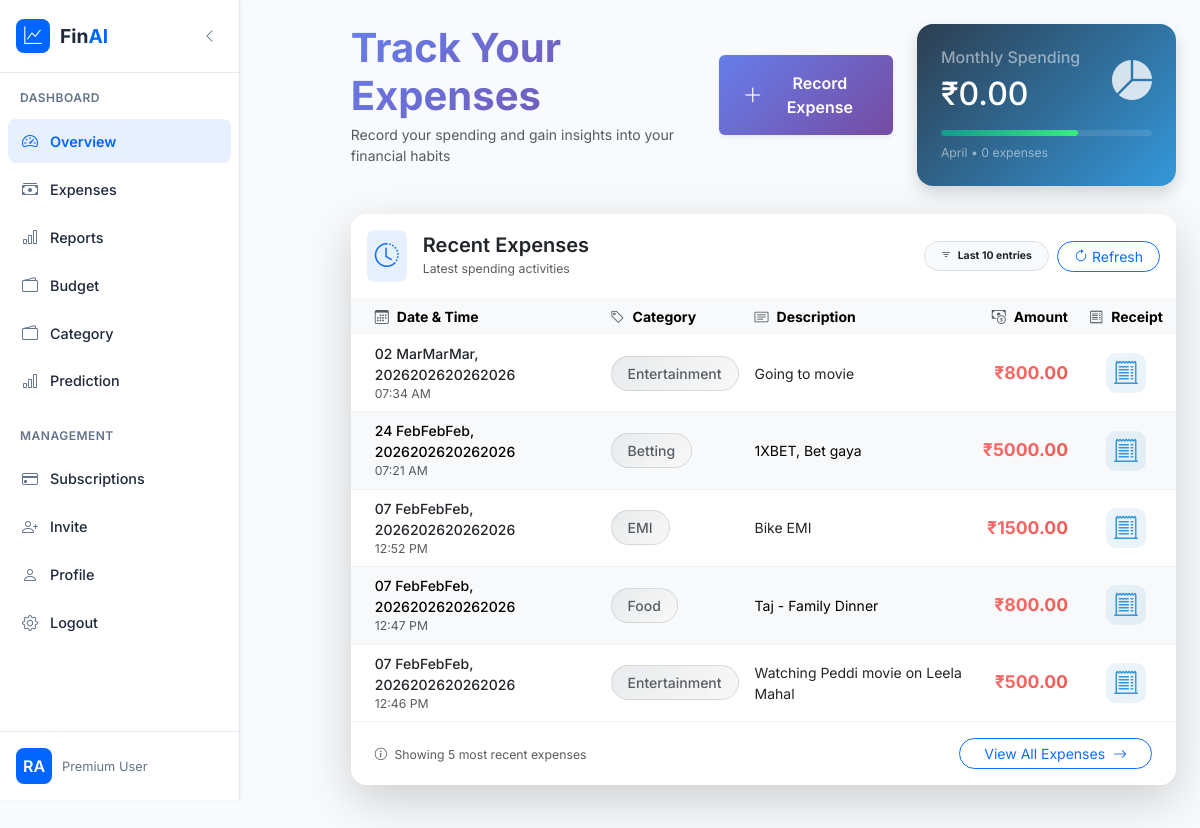
Screenshot of /add_expenses/ (signed in) with the database file from the repository.
### app/models.py (models this page shows)
class Addexpenses(models.Model):
    user = models.ForeignKey(User, on_delete=models.CASCADE, blank=True, null=True)
    category_name = models.CharField(max_length=50, null=True)
    time_stamp = models.DateTimeField(auto_now_add=True)
    spending_amount = models.FloatField(null=True)
    Buyed_Items = models.TextField(null=True)
    bill = models.FileField(upload_to=os.path.join('static', 'Bills'))
    class Meta:
        db_table = 'add_expenses'

### app/views.py (the view, shortened to what this page needs)
# urls.py: path('add_expenses/', add_expenses, name='add_expenses'),
def add_expenses(request):
    current_month = datetime.now().month
    total_spending = Addexpenses.objects.filter(time_stamp__month=current_month).aggregate(Sum('spending_amount'))
    total_amount = total_spending['spending_amount__sum'] or 0
    user_categories = Finanace_Category.objects.filter(user=request.user)
    recent_expenses = Addexpenses.objects.filter(user=request.user).order_by('-time_stamp')
    return render(request, 'add_expenses.html', {'user_categories':user_categories, 'recent_expenses':recent_expenses, 'total_amount':total_amount})

### templates/add_expenses.html (shortened to what this page needs)
{% extends 'dashboard.html' %}
{% load static %}
{% block main %}
<button class="sidebar-toggle d-none d-lg-block" id="sidebarToggle" title="Collapse sidebar">
</button>
<div style="margin-left: 300px;">
<div class="dashboard-content">
    <div class="row mb-4">
        <div class="col-lg-8">
            <div class="d-flex flex-column flex-md-row justify-content-between align-items-start align-items-md-center mb-4 gap-3">
                <div>
                    <h1 class="mb-1 fw-bold gradient-text">Track Your Expenses</h1>
                    <p class="text-muted mb-0">Record your spending and gain insights into your financial habits</p>
                </div>
                <button class="btn btn-gradient-primary d-flex align-items-center px-4 py-3 shadow-sm"
                        data-bs-toggle="modal" data-bs-target="#addExpenseModal">
                    <i class="bi bi-plus-lg me-2 fs-5"></i>
                    <span class="fw-semibold">Record Expense</span>
                </button>
            </div>
        </div>
        <div class="col-lg-4">
            <div class="stats-card bg-gradient-dark text-white p-4 rounded-4 shadow">
                <div class="d-flex justify-content-between align-items-center">
                    <div>
                        <h6 class="text-white-50 mb-2">Monthly Spending</h6>
                        <h2 class="mb-0">₹{{ total_amount|default:"0.00" }}</h2>
                    </div>
                    <div class="stats-icon">
                        <i class="bi bi-pie-chart-fill fs-1"></i>
                    </div>
                </div>
                <div class="progress mt-3" style="height: 6px; background: rgba(255,255,255,0.1);">
                    <div class="progress-bar bg-white" style="width: 65%"></div>
                </div>
                <small class="d-block mt-2 text-white-50">{% now "F" %} • {{ expense_count|default:"0" }} expenses</small>
            </div>
        </div>
    </div>
    <div class="card border-0 shadow-lg rounded-4 overflow-hidden mb-5">
        <div class="card-header bg-white d-flex justify-content-between align-items-center py-3 border-bottom-0">
            <div class="d-flex align-items-center">
                <div class="icon-wrapper bg-primary bg-opacity-10 text-primary rounded-3 p-2 me-3">
                    <i class="bi bi-clock-history fs-4"></i>
                </div>
                <div>
                    <h5 class="mb-0 fw-semibold">Recent Expenses</h5>
                    <small class="text-muted">Latest spending activities</small>
                </div>
            </div>
            <div class="d-flex align-items-center gap-2">
                <span class="badge bg-light text-dark border px-3 py-2 rounded-pill">
                    <i class="bi bi-filter me-1"></i>
                    Last 10 entries
                </span>
                {% if recent_expenses %}
                <a href="#" class="btn btn-sm btn-outline-primary rounded-pill px-3">
                    <i class="bi bi-arrow-clockwise me-1"></i>Refresh
                </a>
                {% endif %}
            </div>
        </div>
        <div class="card-body p-0">
            {% if recent_expenses %}
            <div class="table-responsive">
                <table class="table table-hover mb-0 align-middle">
                    <thead class="table-light">
                        <tr>
                            <th class="ps-4 border-0">
                                <span class="d-flex align-items-center">
                                    <i class="bi bi-calendar3 me-2 text-muted"></i>
                                    Date & Time
                                </span>
                            </th>
                            <th class="border-0">
                                <span class="d-flex align-items-center">
                                    <i class="bi bi-tag me-2 text-muted"></i>
                                    Category
                                </span>
                            </th>
                            <th class="border-0">
                                <span class="d-flex align-items-center">
                                    <i class="bi bi-card-text me-2 text-muted"></i>
                                    Description
                                </span>
                            </th>
                            <th class="text-end border-0">
                                <span class="d-flex align-items-center justify-content-end">
                                    <i class="bi bi-cash-coin me-2 text-muted"></i>
                                    Amount
                                </span>
                            </th>
                            <th class="text-center border-0" style="width: 100px;">
                                <span class="d-flex align-items-center justify-content-center">
                                    <i class="bi bi-receipt me-2 text-muted"></i>
                                    Receipt
                                </span>
                            </th>
                        </tr>
                    </thead>
                    <tbody>
                        {% for exp in recent_expenses %}
                        <tr class="expense-row {% cycle '' 'table-light' %}">
                            <td class="ps-4">
                                <div class="d-flex flex-column">
                                    <span class="fw-medium">{{ exp.time_stamp|date:"d MMM, YYYY" }}</span>
                                    <small class="text-muted">{{ exp.time_stamp|time:"h:i A" }}</small>
                                </div>
                            </td>
                            <td>
                                <span class="category-badge"
                                      style="--category-color: {{ exp.category.color|default:'#6c757d' }}">
                                    {{ exp.category_name|default:"Uncategorized" }}
                                </span>
                            </td>
                            <td>
                                <div class="expense-description">
                                    {% if exp.Buyed_Items %}
                                        {{ exp.Buyed_Items|truncatewords:15 }}
                                    {% else %}
                                        <span class="text-muted fst-italic">No description</span>
                                    {% endif %}
                                </div>
                            </td>
                            <td class="text-end">
                                <div class="expense-amount">
                                    <span class="amount-figure">₹{{ exp.spending_amount|floatformat:2 }}</span>
                                </div>
                            </td>
                            <td class="text-center">
                                {% if exp.bill %}
                                    <a href="{{ exp.bill.url }}" target="_blank"
                                       class="receipt-btn"
                                       title="View receipt"
                                       data-bs-toggle="tooltip">
                                        <i class="bi bi-receipt-cutoff fs-4"></i>
                                    </a>
                                {% else %}
                                    <span class="no-receipt text-muted" data-bs-toggle="tooltip" title="No receipt uploaded">
                                        <i class="bi bi-dash-circle fs-4"></i>
                                    </span>
                                {% endif %}
                            </td>
                        </tr>
                        {% endfor %}
                    </tbody>
                </table>
            </div>
            {% endif %}
        </div>
        {% if recent_expenses %}
        <div class="card-footer bg-white border-top-0 py-3 px-4">
            <div class="d-flex justify-content-between align-items-center">
                <div>
                    <small class="text-muted">
                        <i class="bi bi-info-circle me-1"></i>
                        Showing {{ recent_expenses|length }} most recent expenses
                    </small>
                </div>
                <div>
                    <a href="#" class="btn btn-sm btn-outline-primary rounded-pill px-4">
                        View All Expenses
                        <i class="bi bi-arrow-right ms-1"></i>
                    </a>
                </div>
            </div>
        </div>
        {% endif %}
    </div>
</div>
</div>
{% endblock %}

### templates/dashboard.html (shortened to what this page needs)
<!DOCTYPE html>
<html lang="en">
<head>
    <link href="https://cdn.jsdelivr.net/npm/bootstrap@5.3.0-alpha1/dist/css/bootstrap.min.css" rel="stylesheet">
    <link rel="stylesheet" href="https://cdn.jsdelivr.net/npm/bootstrap-icons@1.10.0/font/bootstrap-icons.css">
</head>
<body>
    {% block nav %}
    <aside class="sidebar">
        <div class="sidebar-header">
            <a href="#" class="brand">
                <div class="brand-icon">
                    <i class="bi bi-graph-up"></i>
                </div>
                <div class="brand-text">
                    Fin<span>AI</span>
                </div>
            </a>
            <button class="sidebar-toggle d-none d-lg-block" id="sidebarToggle" title="Collapse sidebar">
                <i class="bi bi-chevron-left"></i>
            </button>
        </div>
        <nav class="sidebar-nav">
            <div class="nav-section">
                <div class="nav-label">Dashboard</div>
                <div class="nav-item">
                    <a href="{% url 'dashboard' %}" class="nav-link active" data-page="dashboard">
                        <div class="nav-icon">
                            <i class="bi bi-speedometer2"></i>
                        </div>
                        <span class="nav-text">Overview</span>
                    </a>
                </div>
                <div class="nav-item">
                    <a href="{% url 'add_expenses' %}" class="nav-link" data-page="expenses">
                        <div class="nav-icon">
                            <i class="bi bi-cash-stack"></i>
                        </div>
                        <span class="nav-text">Expenses</span>
                    </a>
                </div>
                <div class="nav-item">
                    <a href="{% url 'expenses_report' %}" class="nav-link" data-page="reports">
                        <div class="nav-icon">
                            <i class="bi bi-bar-chart"></i>
                        </div>
                        <span class="nav-text">Reports</span>
                    </a>
                </div>
                <div class="nav-item">
                    <a href="{% url 'budget_goals' %}" class="nav-link" data-page="budget">
                        <div class="nav-icon">
                            <i class="bi bi-wallet2"></i>
                        </div>
                        <span class="nav-text">Budget</span>
                    </a>
                </div>
                <div class="nav-item">
                    <a href="/add_category" class="nav-link" data-page="budget">
                        <div class="nav-icon">
                            <i class="bi bi-wallet2"></i>
                        </div>
                        <span class="nav-text">Category</span>
                    </a>
                </div>
                <div class="nav-item">
                    <a href="{% url 'expense_predictor_home' %}" class="nav-link" data-page="reports">
                        <div class="nav-icon">
                            <i class="bi bi-bar-chart"></i>
                        </div>
                        <span class="nav-text">Prediction</span>
                    </a>
                </div>
            </div>
            <div class="nav-section">
                <div class="nav-label">Management</div>
                <div class="nav-item">
                    <a href="{% url 'subscription_list' %}" class="nav-link" data-page="subscriptions">
                        <div class="nav-icon">
                            <i class="bi bi-credit-card"></i>
                        </div>
                        <span class="nav-text">Subscriptions</span>
                    </a>
                </div>
                <div class="nav-item">
                    <a href="{% url 'add_family_member' %}" class="nav-link" data-page="subscriptions">
                        <div class="nav-icon">
                            <i class="bi bi-person-plus"></i>
                        </div>
                        <span class="nav-text">Invite</span>
                    </a>
                </div>
                <div class="nav-item">
                    <a href="{% url 'profile_view' %}" class="nav-link" data-page="profile">
                        <div class="nav-icon">
                            <i class="bi bi-person"></i>
                        </div>
                        <span class="nav-text">Profile</span>
                    </a>
                </div>
                <div class="nav-item">
                    <a href="{% url 'user_logout' %}" class="nav-link" data-page="settings">
                        <div class="nav-icon">
                            <i class="bi bi-gear"></i>
                        </div>
                        <span class="nav-text">Logout</span>
                    </a>
                </div>
            </div>
        </nav>
        <div class="user-profile">
            <div class="profile-content">
                <div class="profile-avatar">
                {{ user.username|slice:":2"|upper }}
                </div>
                <div class="profile-info">
                    <div class="profile-role">Premium User</div>
                </div>
            </div>
        </div>
    </aside>
    {% endblock %}
    {% block main %}{% endblock %}
</body>
</html>

### rows the page displays
Addexpenses: time_stamp "02 MarMarMar, 2026202620262026", time_stamp "07:34 AM", category_name "Entertainment", Buyed_Items "Going to movie", spending_amount "800.00"
Addexpenses: time_stamp "24 FebFebFeb, 2026202620262026", time_stamp "07:21 AM", category_name "Betting", Buyed_Items "1XBET, Bet gaya", spending_amount "5000.00"
Addexpenses: time_stamp "07 FebFebFeb, 2026202620262026", time_stamp "12:52 PM", category_name "EMI", Buyed_Items "Bike EMI", spending_amount "1500.00"
Addexpenses: time_stamp "07 FebFebFeb, 2026202620262026", time_stamp "12:47 PM", category_name "Food", Buyed_Items "Taj - Family Dinner", spending_amount "800.00"
Addexpenses: time_stamp "07 FebFebFeb, 2026202620262026", time_stamp "12:46 PM", category_name "Entertainment", Buyed_Items "Watching Peddi movie on Leela Mahal", spending_amount "500.00"

### other values shown
{{ user.username|slice:":2"|upper }} "RA"
{{ total_amount|default:"0.00" }} "0.00"
{{ expense_count|default:"0" }} "0"
{{ recent_expenses|length }} "5"
